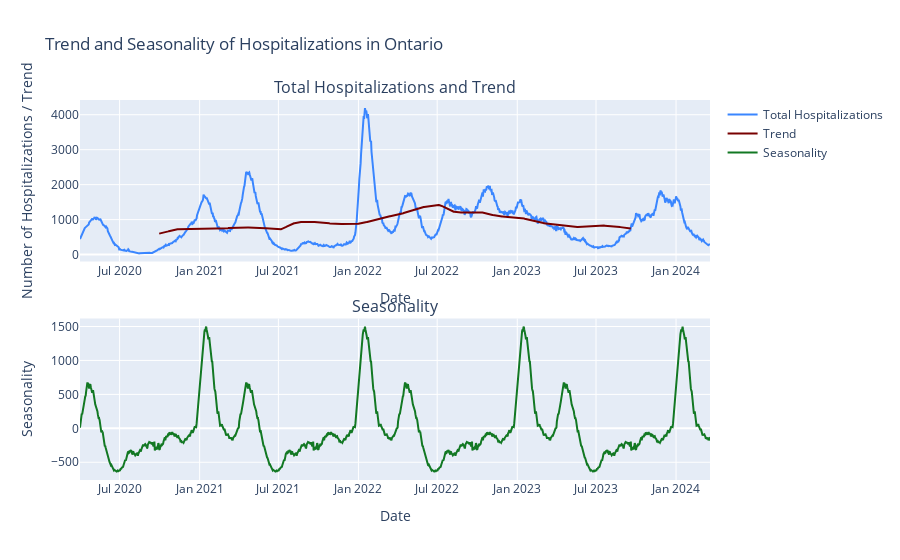

Source (notebook cell):
### Markdown cell above
### Question 2: Time Series - Trend & Seasonality

### Code cell
total_ontario_hospitalizations = df.groupby('date')['hospitalizations'].sum()

decomposition = seasonal_decompose(total_ontario_hospitalizations, model='additive', period=365)

trend = decomposition.trend
seasonality = decomposition.seasonal

# Create a figure with subplots - 2 rows, 1 column
fig = make_subplots(rows=2, cols=1, subplot_titles=('Total Hospitalizations and Trend', 'Seasonality'),
                    vertical_spacing=0.15)

# Add the total hospitalizations trace to the first subplot
fig.add_trace(go.Scatter(x=total_ontario_hospitalizations.index,
                         y=total_ontario_hospitalizations,
                         mode='lines',
                         name='Total Hospitalizations',
                         line=dict(color=BLUE)),
              row=1, col=1)

# Add the trend trace to the first subplot
fig.add_trace(go.Scatter(x=trend.index, y=trend,
                         mode='lines',
                         name='Trend',
                         line=dict(color=RED)),
              row=1, col=1)

# Add the seasonality trace to the second subplot
fig.add_trace(go.Scatter(x=seasonality.index, y=seasonality,
                         mode='lines',
                         name='Seasonality',
                         line=dict(color=GREEN)),
              row=2, col=1)

# Update layout to enhance readability
fig.update_layout(height=800, 
                  title_text='Trend and Seasonality of Hospitalizations in Ontario')
fig.update_xaxes(title_text='Date', row=1, col=1)
fig.update_xaxes(title_text='Date', row=2, col=1)
fig.update_yaxes(title_text='Number of Hospitalizations / Trend', row=1, col=1)
fig.update_yaxes(title_text='Seasonality', row=2, col=1)

# Show the figure
fig.show()

### Figure 1 — Plotly figure (JSON) as saved in the notebook; plotly's stock layout.template omitted (floating-point values rounded to 4 significant figures; data arrays with more than 128 entries replaced by an {"elided": "..."} marker saying what was removed)
{"data": [{"line": {"color": "#3a86ff"}, "mode": "lines", "name": "Total Hospitalizations", "type": "scatter", "x": {"elided": "1449 str values"}, "xaxis": "x", "y": {"elided": "1449 int values"}, "yaxis": "y"}, {"line": {"color": "#780000"}, "mode": "lines", "name": "Trend", "type": "scatter", "x": {"elided": "1449 str values"}, "xaxis": "x", "y": {"elided": "1449 float values"}, "yaxis": "y"}, {"line": {"color": "#127823"}, "mode": "lines", "name": "Seasonality", "type": "scatter", "x": {"elided": "1449 str values"}, "xaxis": "x2", "y": {"elided": "1449 float values"}, "yaxis": "y2"}], "layout": {"annotations": [{"font": {"size": 16}, "showarrow": false, "text": "Total Hospitalizations and Trend", "x": 0.5, "xanchor": "center", "xref": "paper", "y": 1, "yanchor": "bottom", "yref": "paper"}, {"font": {"size": 16}, "showarrow": false, "text": "Seasonality", "x": 0.5, "xanchor": "center", "xref": "paper", "y": 0.425, "yanchor": "bottom", "yref": "paper"}], "autosize": true, "title": {"text": "Trend and Seasonality of Hospitalizations in Ontario"}, "xaxis": {"anchor": "y", "autorange": true, "domain": [0, 1], "range": ["2020-04-01", "2024-03-19"], "title": {"text": "Date"}, "type": "date"}, "xaxis2": {"anchor": "y2", "autorange": true, "domain": [0, 1], "range": ["2020-04-01", "2024-03-19"], "title": {"text": "Date"}, "type": "date"}, "yaxis": {"anchor": "x", "autorange": true, "domain": [0.575, 1], "range": [-197.9, 4421.0], "title": {"text": "Number of Hospitalizations / Trend"}, "type": "linear"}, "yaxis2": {"anchor": "x2", "autorange": true, "domain": [0, 0.425], "range": [-761.2, 1618.0], "title": {"text": "Seasonality"}, "type": "linear"}}}
